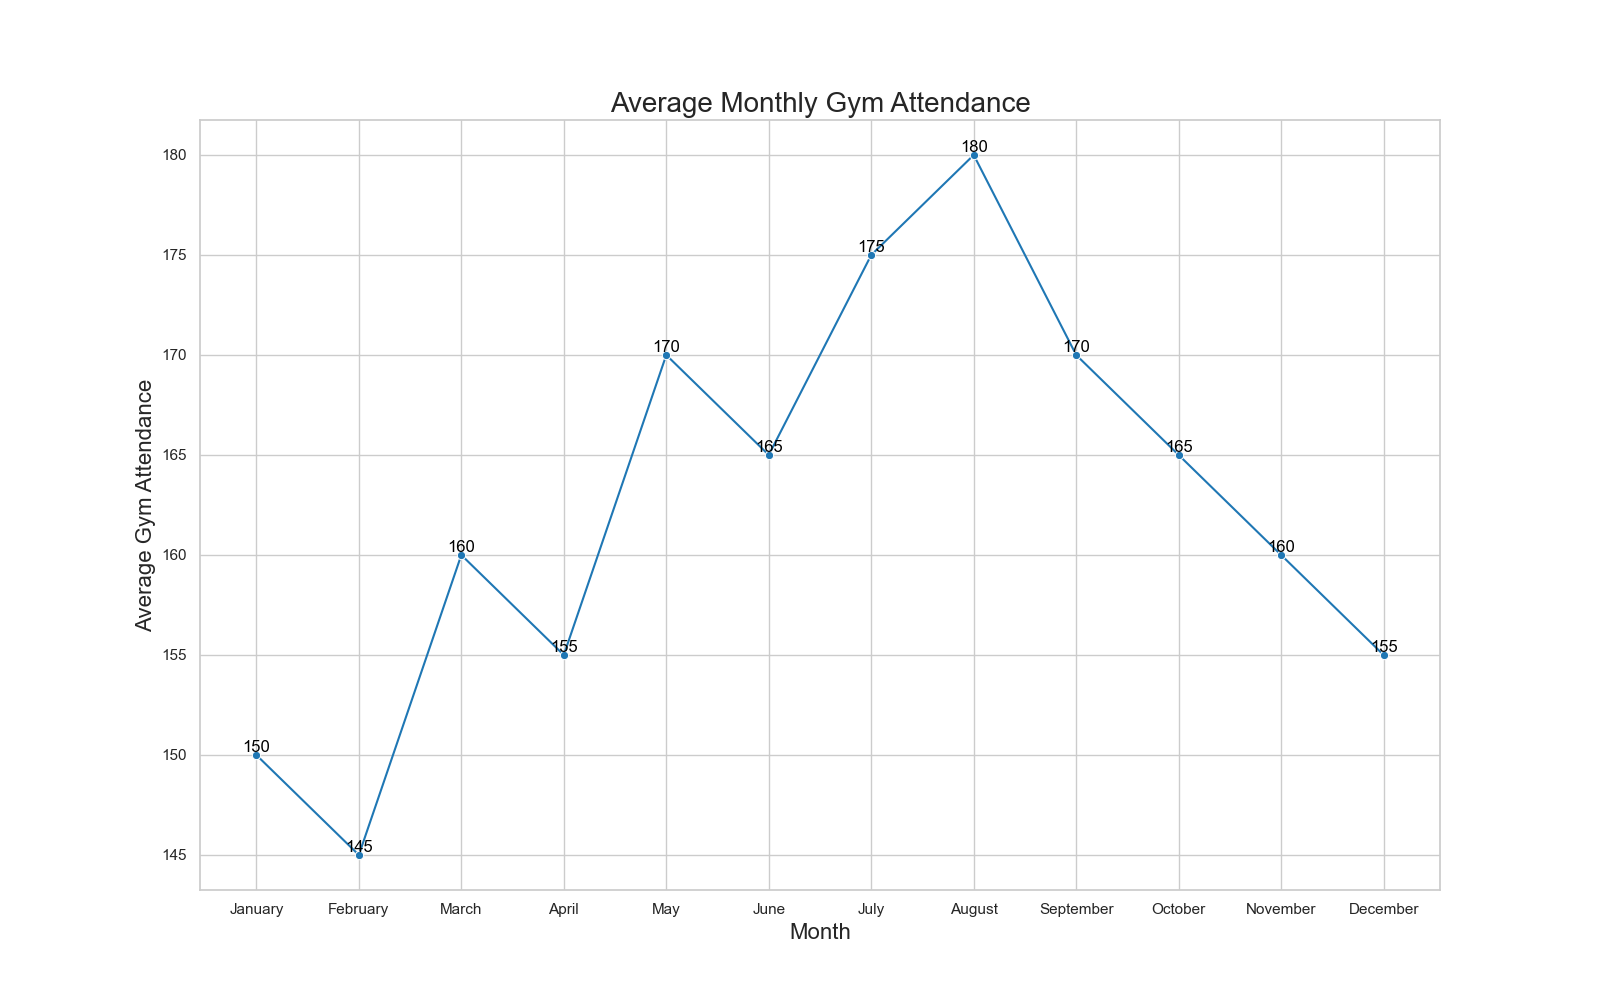

Here is the Python script that generated this plot:

import pandas as pd
import seaborn as sns
import matplotlib.pyplot as plt

# Creating the dataset
data = {
    'Month': ['January', 'February', 'March', 'April', 'May', 'June', 'July', 'August', 'September', 'October', 'November', 'December'],
    'AverageGymAttendance': [150, 145, 160, 155, 170, 165, 175, 180, 170, 165, 160, 155]
}

# Convert the data into a DataFrame
df = pd.DataFrame(data)

# Initialize the matplotlib figure
plt.figure(figsize=(16, 10))

# Plotting the line chart with a Seaborn palette
line_chart = sns.lineplot(x='Month', y='AverageGymAttendance', data=df, 
                          color='#1f77b4', marker='o')

# Annotate each point with its value
for x, y in zip(df['Month'], df['AverageGymAttendance']):
    plt.text(x=x, y=y, s=y, color='black', va='bottom', ha='center')

# Set the title of the graph
plt.title('Average Monthly Gym Attendance', fontsize=20)

# Adjust the labels and the legend
plt.xlabel('Month', fontsize=16)
plt.ylabel('Average Gym Attendance', fontsize=16)

# Show the final result
plt.show()
